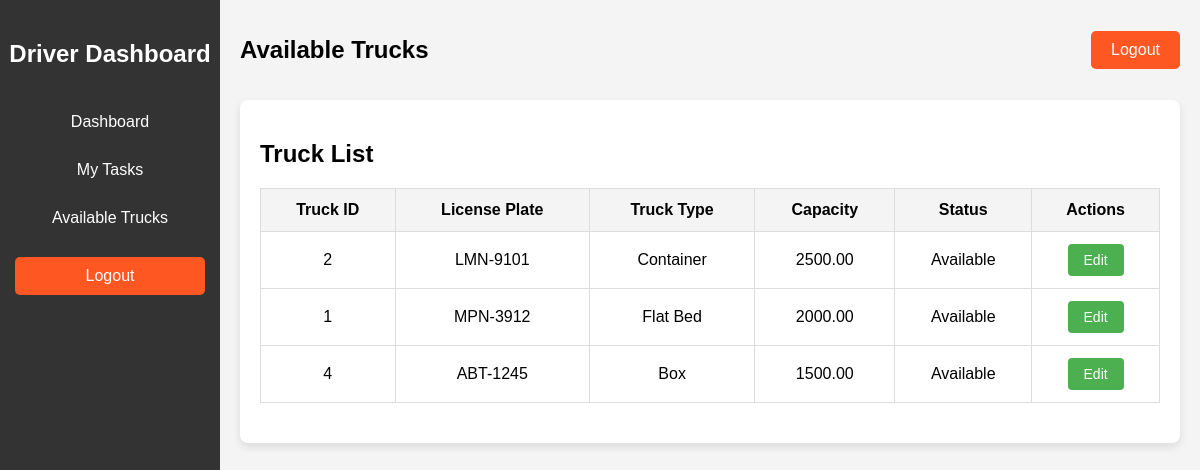
The app's page /driver_trucks.php with its own data.
### tables this page shows
CREATE TABLE `truck` (
  `truck_id` int(11) NOT NULL,
  `license_plate` varchar(20) NOT NULL,
  `truck_type` varchar(50) NOT NULL,
  `capacity` decimal(10,2) NOT NULL,
  `status` enum('Available','In Use','Maintenance') DEFAULT 'Available',
  `driver_id` int(11) DEFAULT NULL
);

### driver_trucks.php (the view, shortened to what this page needs)
<!DOCTYPE html>
<html lang="en">
<head>
</head>
<body>
    <div class="dashboard-container">
        <div class="sidebar">
            <h2>Driver Dashboard</h2>
            <ul class="sidebar-links">
                <li><a href="driver_dashboard.php" class="sidebar-btn">Dashboard</a></li>
                <li><a href="driver_tasks.php" class="sidebar-btn">My Tasks</a></li>
                <li><a href="driver_trucks.php" class="sidebar-btn">Available Trucks</a></li>
                <li><a href="index.php" class="logout-btn">Logout</a></li>
            </ul>
        </div>
        <div class="main-content">
            <header>
                <h1>Available Trucks</h1>
                <a href="index.php" class="logout-btn">Logout</a>
            </header>
            <div class="dashboard-main-container">
                <h2>Truck List</h2>
                <?php
                include 'config.php';
                $query = "SELECT * FROM truck WHERE status = 'Available'";
                $result = mysqli_query($conn, $query);
                ?>
                <table>
                    <thead>
                        <tr>
                            <th>Truck ID</th>
                            <th>License Plate</th>
                            <th>Truck Type</th>
                            <th>Capacity</th>
                            <th>Status</th>
                            <th>Actions</th>
                        </tr>
                    </thead>
                    <tbody>
                        <?php while ($truck = mysqli_fetch_assoc($result)): ?>
                        <tr>
                            <td><?php echo $truck['truck_id']; ?></td>
                            <td><?php echo $truck['license_plate']; ?></td>
                            <td><?php echo $truck['truck_type']; ?></td>
                            <td><?php echo $truck['capacity']; ?></td>
                            <td><?php echo $truck['status']; ?></td>
                            <td>
                                <a href="edit_driver_truck.php?id=<?php echo $truck['truck_id']; ?>" class="btn">Edit</a>
                            </td>
                        </tr>
                        <?php endwhile; ?>
                    </tbody>
                </table>
            </div>
        </div>
    </div>
</body>
</html>

### driver_trucks.php (style rules this page uses)
body { font-family: Arial, sans-serif; margin: 0; padding: 0; background-color: #f4f4f4; }
.dashboard-container { display: flex; height: 100vh; }
.sidebar { width: 220px; background-color: #333; color: white; padding-top: 20px; }
.sidebar h2 { text-align: center; margin-bottom: 30px; }
.sidebar-links { list-style: none; padding: 0; margin: 0; }
.sidebar-links li { padding: 15px; text-align: center; }
.sidebar-links li a { color: white; text-decoration: none; display: block; font-size: 16px; }
.main-content { flex-grow: 1; padding: 20px; }
header { display: flex; justify-content: space-between; align-items: center; margin-bottom: 20px; }
header h1 { font-size: 24px; }
.logout-btn { padding: 10px 20px; background-color: #ff5722; color: white; text-decoration: none; border-radius: 5px; }
.dashboard-main-container { background-color: white; padding: 20px; border-radius: 8px; box-shadow: 0 4px 8px rgba(0, 0, 0, 0.1); }
table { width: 100%; border-collapse: collapse; margin-bottom: 20px; }
table th, table td { padding: 12px; border: 1px solid #ddd; text-align: center; }
table th { background-color: #f4f4f4; }
table td { background-color: #fff; }
.btn { padding: 8px 16px; background-color: #4CAF50; color: white; border: none; border-radius: 4px; cursor: pointer; text-align: center; text-decoration: none; display: inline-block; font-size: 14px; }

### records on screen
truck: truck_id "2", license_plate "LMN-9101", truck_type "Container", capacity "2500.00", status "Available"
truck: truck_id "1", license_plate "MPN-3912", truck_type "Flat Bed", capacity "2000.00", status "Available"
truck: truck_id "4", license_plate "ABT-1245", truck_type "Box", capacity "1500.00", status "Available"
